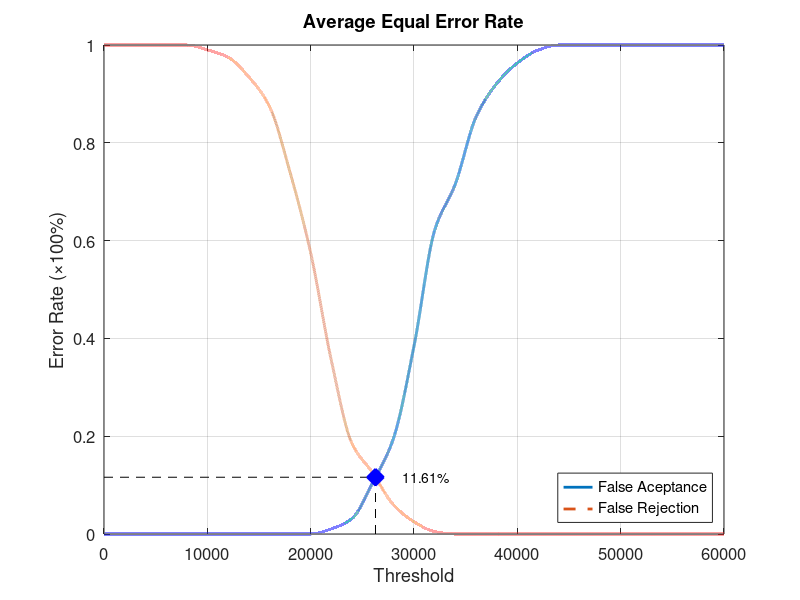
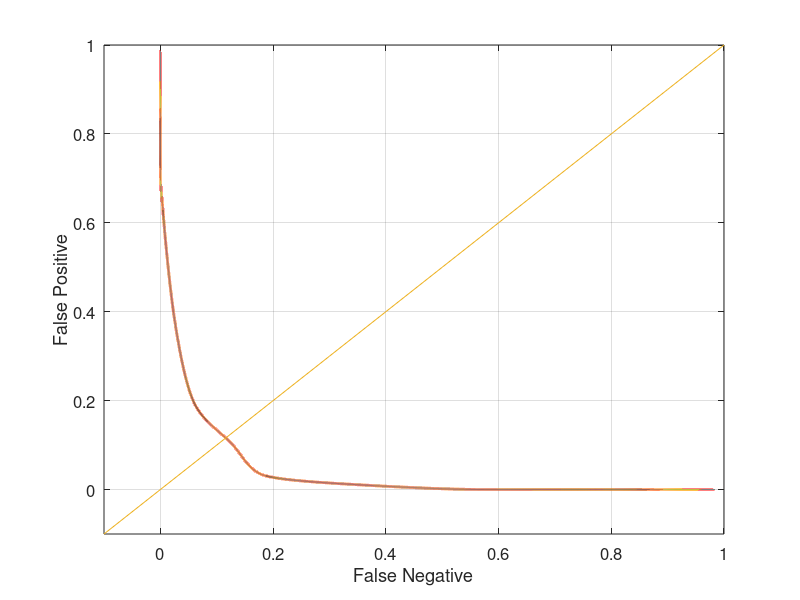

Reproduce these figures in MATLAB, in order.
function yEER = Database2_2
close all;
clear;
clc;
x = 0:2000:60000;
xq = 0:0.5:60000;

y0 = [0 0 0 0 0 0 0 0 0 0 0 0.0105263 0.0315789 0.105263 0.194737 0.384211 0.621053 0.715789 0.852632 0.921053 0.963158 0.989474 1 1 1 1 1 1 1 1 1];
yy0 = interp1(x, y0, xq, 'pchip');
y1 = [1 1 1 1 1 0.99 0.975 0.935 0.875 0.74 0.575 0.355 0.185 0.125 0.06 0.025 0.005 0 0 0 0 0 0 0 0 0 0 0 0 0 0];
yy1 = interp1(x, y1, xq, 'pchip');

% Calculating EER: 
y2 = abs(y0 - y1);
find(y2 == min(y2))
yy2 = abs(yy0 - yy1);
xEER = find(yy2 == min(yy2));
xEERIndex = xq(xEER) % X-axis EER
yEER = yy0(xEER) % Y-axis EER

main = figure
plot(xq, yy0,'-','LineWidth', 2);	hold on
plot(xq, yy1,'--','LineWidth', 2);	hold on
plot([xEERIndex xEERIndex], [0 yEER], 'k--');	hold on
plot([0 xEERIndex], [yEER yEER], 'k--');	hold on
plot(xEERIndex, yEER, 'bx', 'LineWidth', 10);	hold on
text(xEERIndex + 10 * xEERIndex / 100, yEER, [num2str(round((10000 * yEER)) / 100) '%'])
legend('False Aceptance', 'False Rejection', 'Location', 'SouthEast')
xlabel('Threshold')
ylabel('Error Rate (\times100%)')
title('Average Equal Error Rate')
set(gca, 'FontSize', 12)
axis([0 60000 0 1])
grid on

print(main, 'Database2_2Main', '-dpng');
FNRxFPR = figure('Color', [1 1 1]);
plot(yy1, yy0, '-', yy1, yy0, 'LineWidth', 2);
hold on
y = -0.1:0.1:1
plot(y, y); 
set(gca, 'FontSize', 12)
xlabel('False Negative')
ylabel('False Positive')
axis([-0.1 1 -0.1 1])
set(gca, 'FontSize', 12)
grid on

print(FNRxFPR, 'Database2_2FNRxFPR','-dpng');
end
